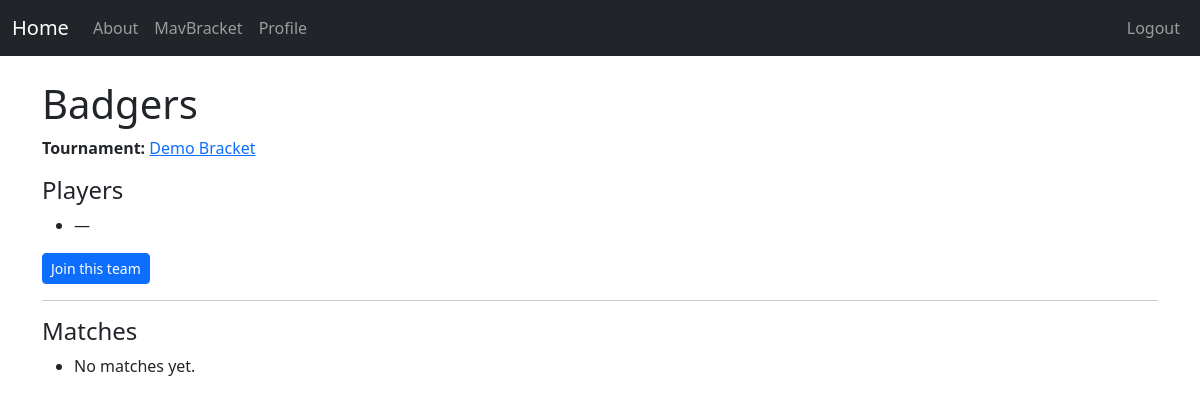
The app's page /tournaments/2/teams/8/ (signed in) with its own data.
### mavtournaments/models.py (models this page shows, shortened)
class Team(models.Model):
    tournament = models.ForeignKey(Tournament, on_delete=models.CASCADE, related_name="teams")
    name = models.CharField(max_length=255)
    max_players = models.PositiveSmallIntegerField(default=2)
    participant1 = models.CharField(max_length=120, blank=True, default="")
    participant2 = models.CharField(max_length=120, blank=True, default="")
    wins = models.IntegerField(default=0)
    losses = models.IntegerField(default=0)
    search_slug = models.CharField(max_length=300, editable=False, default="")
    players = models.ManyToManyField(User, through="TeamMembership", related_name="teams")
    class Meta:
        unique_together = ("tournament", "name")
        ordering = ["name"]
    @property
    def participants_display(self) -> str:
        parts = [p for p in [self.participant1, self.participant2] if p]
        return " & ".join(parts) if parts else "—"

class Tournament(models.Model):
    SINGLE = "SINGLE"
    ELIM_CHOICES = [(SINGLE, "Single Elimination")]
    name = models.CharField(max_length=255)
    elimination_type = models.CharField(max_length=12, choices=ELIM_CHOICES, default=SINGLE)
    team_cap = models.PositiveIntegerField(default=32)
    default_team_size = models.PositiveSmallIntegerField(default=2)
    status = models.CharField(
        max_length=16,
        choices=[("DRAFT", "Draft"), ("ACTIVE", "Active"), ("FINISHED", "Finished")],
        default="DRAFT",
    )
    created_at = models.DateTimeField(auto_now_add=True)

### mavtournaments/views.py (the view)
# urls.py: path("<int:pk>/teams/<int:team_id>/", views.team_detail, name="team_detail"),
@login_required
def team_detail(request, pk, team_id):
    t = get_object_or_404(Tournament, pk=pk)
    team = get_object_or_404(Team, pk=team_id, tournament=t)
    return render(request, "mavtournaments/team_detail.html", _ctx_tournament(t, team=team))

### mavtournaments/views.py (called while the page is built)
def _ctx_tournament(t, **extra):
    base = {"tournament": t, "t": t}
    base.update(extra)
    return base

### mavtournaments/templates/mavtournaments/team_detail.html
{% extends "base.html" %}
{% block content %}
<h1>{{ team.name }}</h1>
<p><strong>Tournament:</strong> <a href="{% url 'tournaments:bracket' team.tournament_id %}">{{ team.tournament.name }}</a></p>
<h4>Players</h4>
<ul>
  {% if members %}
    {% for u in members %}
      <li>
        {% if u.get_full_name %}{{ u.get_full_name }}{% else %}{{ u.username }}{% endif %}
        {% if request.user.is_authenticated and request.user == u %}
          <form method="post" action="{% url 'tournaments:team_leave' team.id %}" class="d-inline">{% csrf_token %}
            <button class="btn btn-sm btn-outline-danger">Leave team</button>
          </form>
        {% endif %}
      </li>
    {% endfor %}
  {% else %}
    <li>{{ team.participants_display }}</li>
  {% endif %}
</ul>
{% if request.user.is_authenticated and not members or members|length < 2 %}
<form method="post" action="{% url 'tournaments:team_join' team.id %}" class="mt-2">{% csrf_token %}
  <button class="btn btn-sm btn-primary">Join this team</button>
</form>
{% endif %}
<hr>
<h4>Matches</h4>
<ul>
  {% for m in matches %}
    <li>Round {{ m.round.index|add:1 }} — {{ m.team1.name|default:"—" }} vs {{ m.team2.name|default:"—" }}
        {% if m.winner %} | Winner: <strong>{{ m.winner.name }}</strong>{% endif %}
    </li>
  {% empty %}
    <li>No matches yet.</li>
  {% endfor %}
</ul>
{% endblock %}

### records on screen
Team: name "Badgers", tournament.name "Demo Bracket", participants_display "—"
